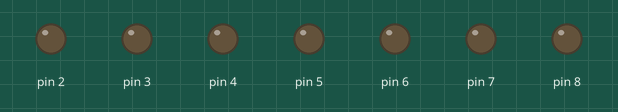
This sketch was run on a simulated Arduino Uno, built with avr-gcc and run on an emulated ATmega328P. Parts: output pins drawn as LEDs (lit = HIGH). Random numbers use the default seed unless the sketch sets one.

Above: at 0.15 s.
At 7.4 s:
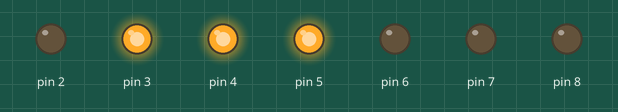
At 8.6 s:
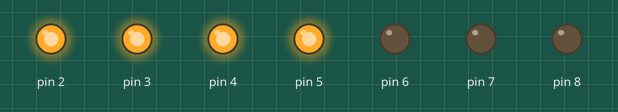
At 10.0 s:
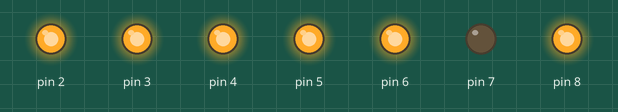
At 20.4 s:
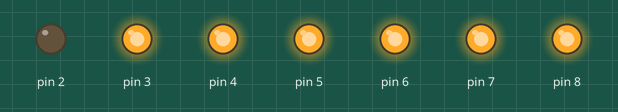
At 33.9 s:
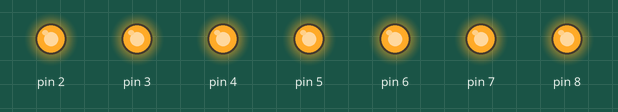
Timing chart, 0 to 40.0 s (numbered marks = the images above):
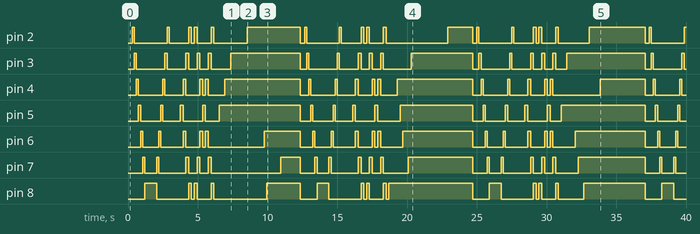

Measured:
- by itself, pin 2: LOW → HIGH at 0.30 s, → LOW 0.15 s later, → HIGH 2.4 s later, → LOW 0.15 s later, … (39 changes in this stretch)
- by itself, pin 3: LOW → HIGH at 0.45 s, → LOW 0.15 s later, → HIGH 2.1 s later, → LOW 0.15 s later, … (40 changes in this stretch)
- by itself, pin 4: LOW → HIGH at 0.60 s, → LOW 0.15 s later, → HIGH 1.8 s later, → LOW 0.15 s later, … (40 changes in this stretch)
- by itself, pin 5: LOW → HIGH at 0.75 s, → LOW 0.15 s later, → HIGH 1.5 s later, → LOW 0.15 s later, … (34 changes in this stretch)
- by itself, pin 6: LOW → HIGH at 0.90 s, → LOW 0.15 s later, → HIGH 1.2 s later, → LOW 0.15 s later, … (40 changes in this stretch)
- by itself, pin 7: LOW → HIGH at 1.1 s, → LOW 0.15 s later, → HIGH 0.85 s later, → LOW 0.15 s later, … (40 changes in this stretch)
- by itself, pin 8: LOW → HIGH at 1.2 s, → LOW 0.85 s later, → HIGH 2.3 s later, → LOW 0.20 s later, … (32 changes in this stretch)

The sketch:

LED_Animation.ino
```cpp
int led1 = 2;
int led2 = 3;
int led3 = 4;
int led4 = 5;
int led5 = 6;
int led6 = 7;
int led7 = 8;
unsigned long timer1 = 0;
unsigned long timer2 = 0;
void setup() {
  for(int i = 2; i < 9; i++){
    pinMode(i,OUTPUT);
  }
  randomSeed(analogRead(A0) + analogRead(A1));
}
void clearLed(){
    for(int i = 0; i <= 9; i++){
    digitalWrite(i,0);
  }
}
void loop() {

    for(int i = 0; i < 9; i++){
    digitalWrite(i,1);
    digitalWrite(i-1,0);
    delay(150);
  }

  delay(400);
   for(int i = 9; i >= 0; i--){
    digitalWrite(i,1);
    digitalWrite(i+1,0);
    delay(150);
  }
clearLed();
  delay(500);
  for(int i = 0; i < 5; i++){
    digitalWrite(5 - i,1);
    digitalWrite(5 + i,1);
    delay(200);
    digitalWrite(5 - i,0);
    digitalWrite(5 + i,0);
  }
clearLed();
   for(int i = 0; i < 8; i++){
    digitalWrite(8 - i,1);
    digitalWrite(2 + i,1);
    delay(200);
    digitalWrite(8 - i,0);
    digitalWrite(2 + i,0);
  }
   for(int i = 0; i < 30; i++){
    int value = random(9);
    digitalWrite(value,1);
    delay(200);

   }
clearLed();
}
```
